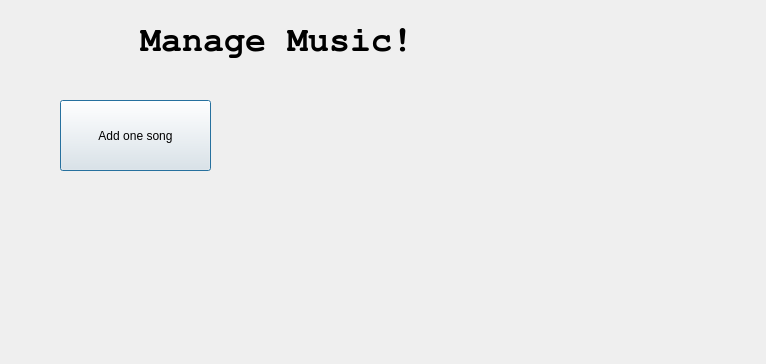
<?xml version="1.0" encoding="UTF-8"?>
<ui version="4.0">
 <class>add_music</class>
 <widget class="QDialog" name="add_music">
  <property name="geometry">
   <rect>
    <x>0</x>
    <y>0</y>
    <width>766</width>
    <height>364</height>
   </rect>
  </property>
  <property name="windowTitle">
   <string>Dialog</string>
  </property>
  <widget class="QLabel" name="label">
   <property name="geometry">
    <rect>
     <x>140</x>
     <y>20</y>
     <width>291</width>
     <height>41</height>
    </rect>
   </property>
   <property name="font">
    <font>
     <family>FreeMono</family>
     <pointsize>26</pointsize>
     <weight>75</weight>
     <bold>true</bold>
    </font>
   </property>
   <property name="text">
    <string>Manage Music!</string>
   </property>
  </widget>
  <widget class="QPushButton" name="pushButton">
   <property name="geometry">
    <rect>
     <x>60</x>
     <y>100</y>
     <width>151</width>
     <height>71</height>
    </rect>
   </property>
   <property name="text">
    <string>Add one song</string>
   </property>
  </widget>
  <widget class="QLabel" name="label_2">
   <property name="geometry">
    <rect>
     <x>70</x>
     <y>10</y>
     <width>51</width>
     <height>61</height>
    </rect>
   </property>
   <property name="text">
    <string/>
   </property>
   <property name="pixmap">
    <pixmap>../../../../usr/share/icons/gnome/48x48/mimetypes/audio-x-generic.png</pixmap>
   </property>
  </widget>
 </widget>
 <resources/>
 <connections/>
</ui>
